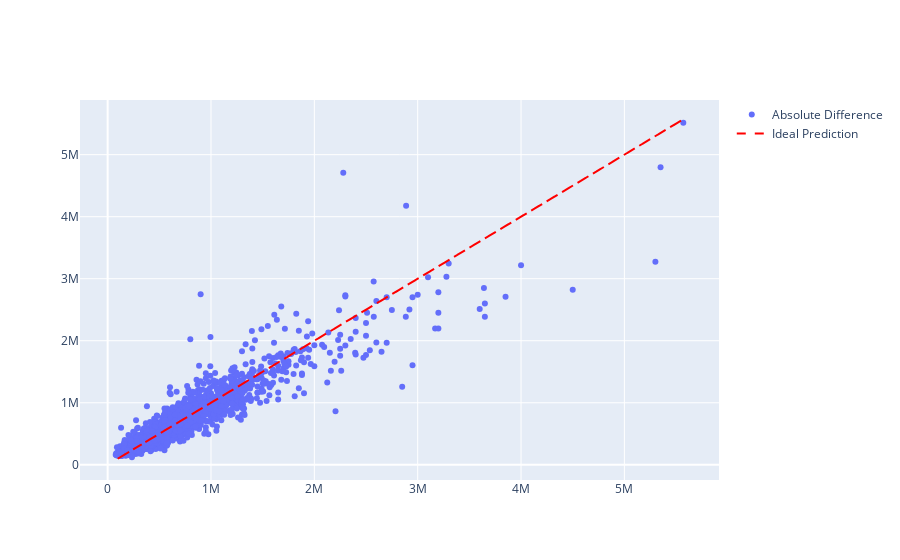

Write notebook code for a chart like this one.
### Markdown cell above
Since we have a lot of features, especially after joining in demographic data, I often find it's best to take and ensemble approach that allows the model to determine the most important features. Random forests in particular allow for the handling of nonlinear relationships between features and targets, while still remaining fairly robust to over-fitting due to the ensemble nature.

### Code cell
from sklearn import ensemble

model = build_pipeline(
    ensemble.RandomForestRegressor(n_estimators=100, random_state=RANDOM_STATE)
)

train_and_evaluate(model, all_cols)

### Figure 1 — Plotly figure (JSON) as saved in the notebook; plotly's stock layout.template omitted (floating-point values rounded to 4 significant figures; data arrays with more than 128 entries replaced by an {"elided": "..."} marker saying what was removed)
{"data": [{"mode": "markers", "name": "Absolute Difference", "type": "scatter", "x": {"elided": "5404 float values"}, "y": {"elided": "5404 float values"}}, {"line": {"color": "red", "dash": "dash"}, "mode": "lines", "name": "Ideal Prediction", "type": "scatter", "x": {"elided": "5404 float values"}, "y": {"elided": "5404 float values"}}], "layout": {}}
